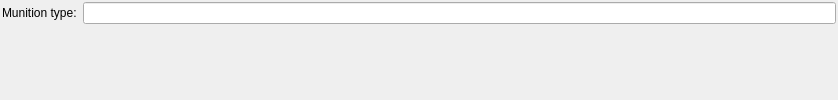
<?xml version="1.0" encoding="UTF-8"?>
<ui version="4.0">
 <class>MunitionForm</class>
 <widget class="QWidget" name="MunitionForm">
  <property name="geometry">
   <rect>
    <x>0</x>
    <y>0</y>
    <width>838</width>
    <height>100</height>
   </rect>
  </property>
  <property name="sizePolicy">
   <sizepolicy hsizetype="Preferred" vsizetype="Fixed">
    <horstretch>0</horstretch>
    <verstretch>0</verstretch>
   </sizepolicy>
  </property>
  <property name="windowTitle">
   <string>Form</string>
  </property>
  <layout class="QGridLayout" name="gridLayout" rowstretch="1">
   <property name="leftMargin">
    <number>2</number>
   </property>
   <property name="topMargin">
    <number>2</number>
   </property>
   <property name="rightMargin">
    <number>2</number>
   </property>
   <property name="bottomMargin">
    <number>2</number>
   </property>
   <item row="0" column="0">
    <layout class="QFormLayout" name="formLayout">
     <item row="0" column="0">
      <widget class="QLabel" name="munitionTypeLabel">
       <property name="text">
        <string>Munition type:</string>
       </property>
      </widget>
     </item>
     <item row="0" column="1">
      <widget class="QLineEdit" name="munitionTypeLineEdit">
       <property name="readOnly">
        <bool>true</bool>
       </property>
      </widget>
     </item>
    </layout>
   </item>
  </layout>
 </widget>
 <resources/>
 <connections/>
</ui>
